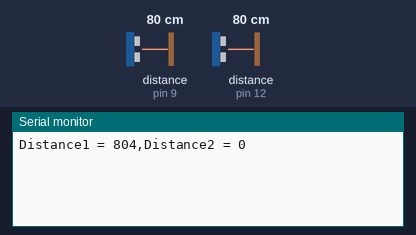
Simulated run of this sketch. Board: Arduino Uno, built with avr-gcc and run on an emulated ATmega328P. Parts: the last lines printed to the serial monitor. Wiring (inferred from the names in the program): 2 × ultrasonic range finder: trigger pin 8, echo pin 9 / trigger pin 11, echo pin 12. The test bench sets the inputs (shaded band); at power-on: distance to the obstacle (sensors on pin 9, pin 12) 80 cm. The echo pulse lasts 58.3 µs per cm.

Above: at 2.8 s.
2.9 s: distance to the obstacle (sensor on pin 9) set to 2 cm
At 4.5 s:
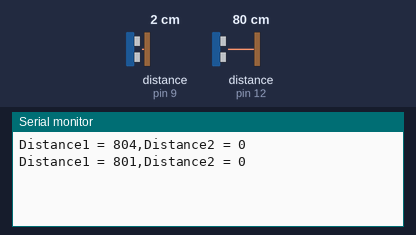
5.6 s: distance to the obstacle (sensor on pin 9) set to 4 cm
At 7.6 s:
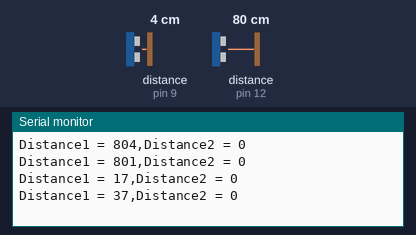
Timing chart, 0 to 9.1 s (numbered marks = the images above; inputs shaded):
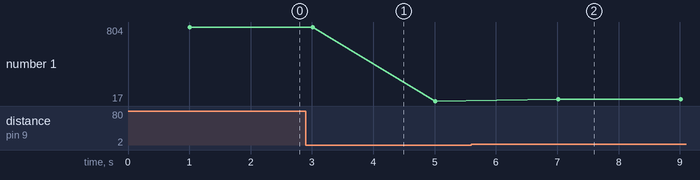

Measured:
- after the input at 5.6 s, the serial monitor: prints a new line after 1.4 s (image 2)
- plotted number 1: 804 → 17 after the input at 2.9 s, 17 → 37 after the input at 5.6 s

The sketch:

Ultrasound_sro4.ino
```cpp
const int TriggerPin = 8; //Trig pin
const int EchoPin = 9; //Echo pin
const int Trig2 = 11; //Trig pin
const int Echo2 = 12;
long Duration = 0;
long Duration2 = 0;

const int power2 = 5;

void setup(){
pinMode(TriggerPin,OUTPUT); // Trigger is an output pin
pinMode(EchoPin,INPUT); // Echo is an input pin
pinMode(Trig2,OUTPUT); // Trigger is an output pin
pinMode(Echo2,INPUT);
pinMode(power2,OUTPUT);
Serial.begin(9600); // Serial Output
}

void loop(){
digitalWrite(power2, HIGH);

digitalWrite(TriggerPin, LOW);
delayMicroseconds(2);
digitalWrite(TriggerPin, HIGH); // Trigger pin to HIGH
delayMicroseconds(10); // 10us high
digitalWrite(TriggerPin, LOW); // Trigger pin to HIGH

digitalWrite(Trig2, LOW);
delayMicroseconds(2);
digitalWrite(Trig2, HIGH); // Trigger pin to HIGH
delayMicroseconds(10); // 10us high
digitalWrite(Trig2, LOW);

Duration = pulseIn(EchoPin,HIGH); // Waits for the echo pin to get high
// returns the Duration in microseconds
Duration2 = pulseIn(Echo2,HIGH);


long Distance_mm1 = Distance(Duration); // Use function to calculate the distance
long Distance_mm2 = Distance(Duration2);
//Serial.print("Duration = ");
//Serial.print(Duration);
//Serial.print(" ");
Serial.print("Distance1 = "); // Output to serial
Serial.print(Distance_mm1);
Serial.print(",");
Serial.print("Distance2 = ");
Serial.println(Distance_mm2);
//Serial.println(" mm");

delay(1000); // Wait to do next measurement
}

long Distance(long time)
{
// Calculates the Distance in mm
// ((time)*(Speed of sound))/ toward and backward of object) * 10

long DistanceCalc; // Calculation variable
DistanceCalc = ((time /2.9) / 2); // Actual calculation in mm
//DistanceCalc = time / 74 / 2; // Actual calculation in inches
return DistanceCalc; // return calculated value
}
```
